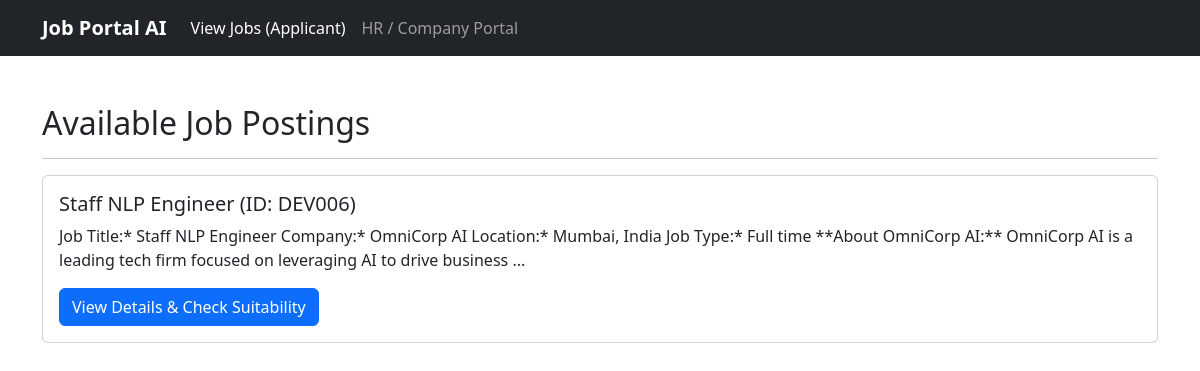
Page /jobs on the committed database.
### tables this page shows
CREATE TABLE jobs (
            job_id TEXT PRIMARY KEY,
            title TEXT NOT NULL,
            description_text TEXT,
            structured_jd TEXT,
            date_added TIMESTAMP DEFAULT CURRENT_TIMESTAMP NOT NULL,
            job_status TEXT DEFAULT 'open' NOT NULL CHECK(job_status IN ('open', 'closed', 'filled')),
            hr_user_id INTEGER NOT NULL, analysis_preference TEXT DEFAULT 'manual' NOT NULL, analysis_schedule TEXT, analysis_batch_size INTEGER, -- Link to the HR user who created it
            FOREIGN KEY (hr_user_id) REFERENCES users (id) ON DELETE SET NULL -- Or RESTRICT? SET NULL allows job to remain if HR user deleted
        );

### app.py (the view)
@app.route('/jobs', methods=['GET'])
def list_jobs():
    jobs = get_all_jobs(status_filter='open')
    return render_template('jobs_list.html', jobs=jobs)

### database_utils.py (called while the page is built)
def get_db_connection():
    conn = None
    try:
        conn = sqlite3.connect(DB_FILE, timeout=15, check_same_thread=False)
        conn.row_factory = sqlite3.Row
        conn.execute("PRAGMA journal_mode=WAL;")
        conn.execute("PRAGMA busy_timeout = 5000;") # 5000 ms = 5 seconds
    except sqlite3.Error as e:
        print(f"DATABASE CONNECTION ERROR: {e}")
        traceback.print_exc() # Print full traceback for connection errors
    return conn

def get_all_jobs(status_filter=None):
    conn = None
    jobs_list = []
    try:
        conn = get_db_connection(); assert conn
        sql = """SELECT job_id, title, description_text, job_status,
                        analysis_preference, analysis_schedule, analysis_batch_size
                 FROM jobs"""
        params = []
        if status_filter:
            sql += " WHERE job_status = ?"
            params.append(status_filter)
        sql += " ORDER BY date_added DESC"
        jobs = conn.execute(sql, tuple(params)).fetchall()
        jobs_list = [dict(job) for job in jobs]
    except (sqlite3.Error, AssertionError) as e:
        print(f"DB Error retrieving jobs (filter: {status_filter}): {e}"); traceback.print_exc()
    finally:
        if conn: conn.close()
    return jobs_list

### templates/jobs_list.html (shortened to what this page needs)
{% extends "base.html" %}
{% block content %}
  <h2>Available Job Postings</h2>
  <hr>
  {% if jobs %}
    {% for job in jobs %}
      <div class="card">
        <div class="card-body">
          <h5 class="card-title">{{ job.title }} (ID: {{ job.job_id }})</h5>
          <p class="card-text">{{ job.description_text[:200] ~ '...' if job.description_text and job.description_text|length > 200 else job.description_text }}</p>
          <a href="{{ url_for('job_detail', job_id=job.job_id) }}" class="btn btn-primary">View Details & Check Suitability</a>
        </div>
      </div>
    {% endfor %}
  {% else %}
    <p>No job postings found.</p>
  {% endif %}
{% endblock %}

### templates/base.html (style rules this page uses)
body { padding-top: 5rem; padding-bottom: 80px; }
.card { margin-bottom: 1.5rem; }

### rows in the picture
jobs: title "Staff NLP Engineer", job_id "DEV006", description_text "Job Title:* Staff NLP Engineer Company:* OmniCorp AI Location:* Mumbai, India Job Type:* Full time **About OmniCorp AI:** OmniCorp AI is a leading tech firm focused on leveraging AI to drive business ..."
